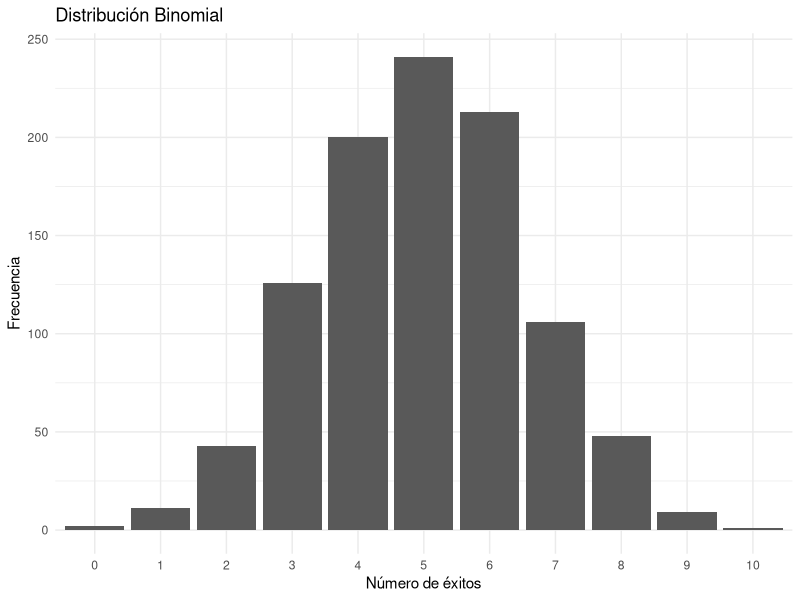
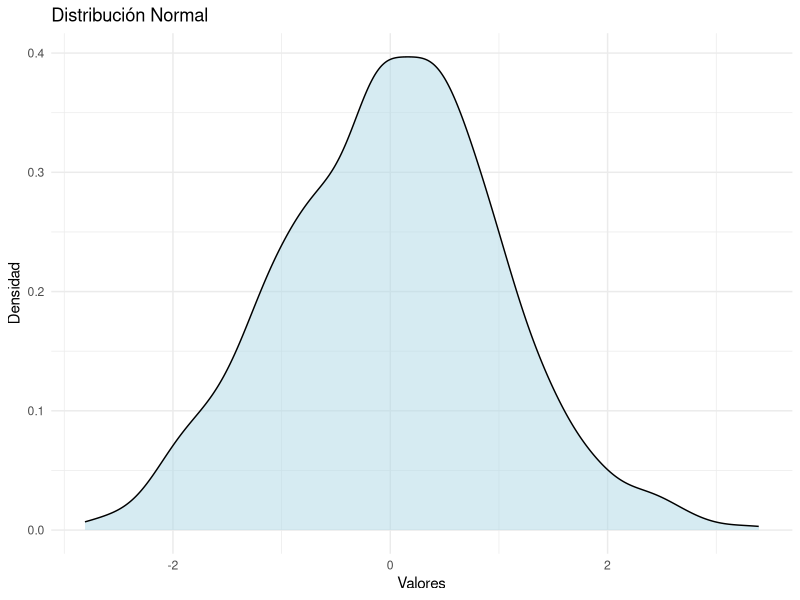
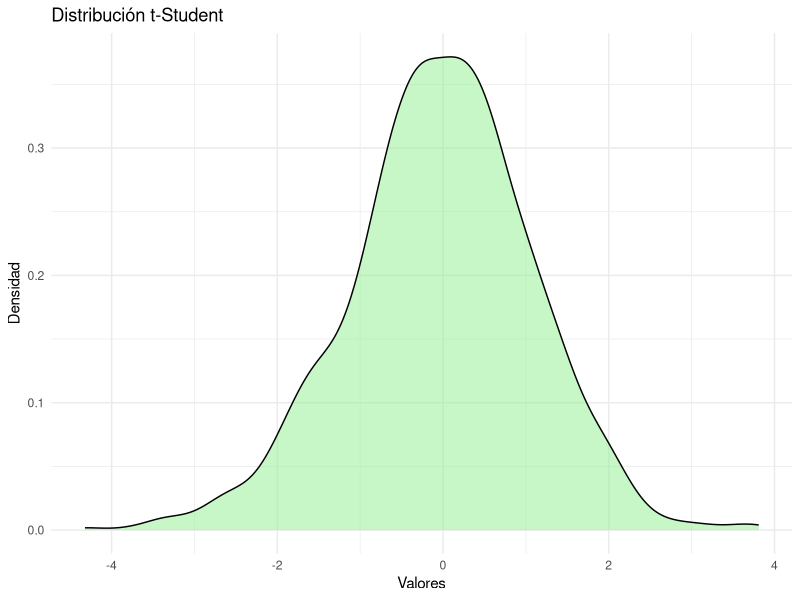
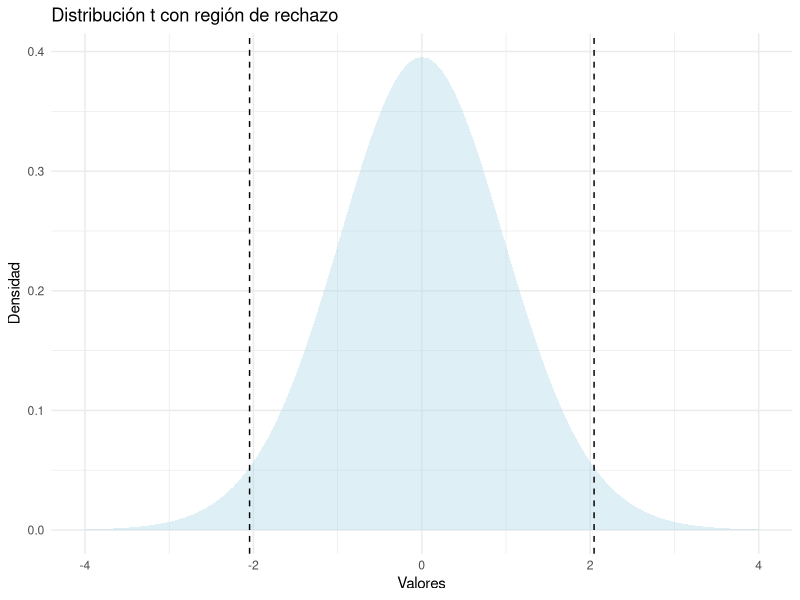

Reproduce these figures in R, in order.
## ---- chunk 1
# Simulación de una distribución binomial
n <- 10  # número de ensayos
p <- 0.5 # probabilidad de éxito

set.seed(123)
binomial_data <- rbinom(1000, size = n, prob = p)

# Graficar la distribución
library(ggplot2)
ggplot(data.frame(x = binomial_data), aes(x = factor(x))) +
  geom_bar() +
  labs(title = "Distribución Binomial", x = "Número de éxitos", y = "Frecuencia") +
  theme_minimal()
## ---- chunk 2
# Simulación de una distribución normal
mu <- 0   # media
sigma <- 1 # desviación estándar

normal_data <- rnorm(1000, mean = mu, sd = sigma)

# Graficar la distribución
ggplot(data.frame(x = normal_data), aes(x = x)) +
  geom_density(fill = "lightblue", alpha = 0.5) +
  labs(title = "Distribución Normal", x = "Valores", y = "Densidad") +
  theme_minimal()
## ---- chunk 3
# Simulación de una distribución t
t_data <- rt(1000, df = 10)

# Graficar la distribución
ggplot(data.frame(x = t_data), aes(x = x)) +
  geom_density(fill = "lightgreen", alpha = 0.5) +
  labs(title = "Distribución t-Student", x = "Valores", y = "Densidad") +
  theme_minimal()
## ---- chunk 4
# Datos simulados
set.seed(123)
sample_data <- rnorm(30, mean = 5, sd = 1)

# Prueba t de una muestra
t_test <- t.test(sample_data, mu = 5)
t_test
## ---- chunk 5
# Gráfico de la distribución t con la región de rechazo
ggplot(data.frame(x = c(-4, 4)), aes(x = x)) +
  stat_function(fun = dt, args = list(df = 29), geom = "area", fill = "lightblue", alpha = 0.4) +
  geom_vline(xintercept = c(-qt(0.975, df = 29), qt(0.975, df = 29)), linetype = "dashed") +
  labs(title = "Distribución t con región de rechazo", x = "Valores", y = "Densidad") +
  theme_minimal()
## ---- chunk 6
# Datos simulados
set.seed(123)
group1 <- rnorm(30, mean = 5, sd = 1)
group2 <- rnorm(30, mean = 6, sd = 1)

# Prueba t para dos muestras independientes
t_test_2 <- t.test(group1, group2)
t_test_2
